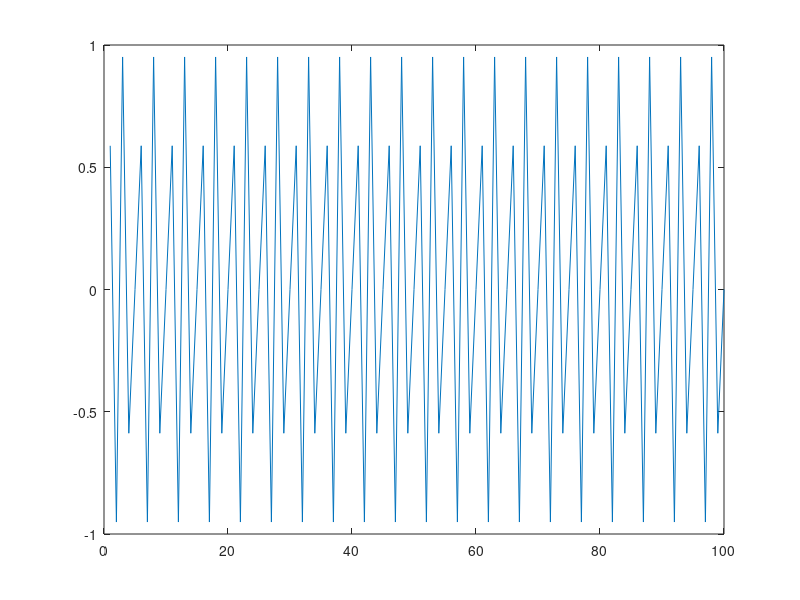

MATLAB code for this plot:
%% SVG Plot
% Return a SVG plot of any function, to later add effects in Inkscape

% t = 0:0.01:2;
% y1 = sin(2*pi*1*t) + 6;
% y2 = sin(2*pi*2*t) + 3;
% y3 = sin(2*pi*3*t) + 0;
% y4 = sin(2*pi*4*t) - 3;
% 
% figure(WindowState="maximized");
% plot(t, y1, LineWidth=2); hold on;
% plot(t, y2, LineWidth=2); hold on;
% plot(t, y3, LineWidth=2); hold on;
% plot(t, y4, LineWidth=2); hold on;
% 
% figure(WindowState="maximized");
% plot(t, y1 + y2 + y3 + y4, LineWidth=2);
% 
% exportgraphics(gcf, 'last_svg.pdf', ContentType='vector')

clc; clear; close all;

fs = 125e6;
fc = 50e6;

n = 1:1:100;

y = sin(2*pi*fc/fs*n);

plot(n, y)
